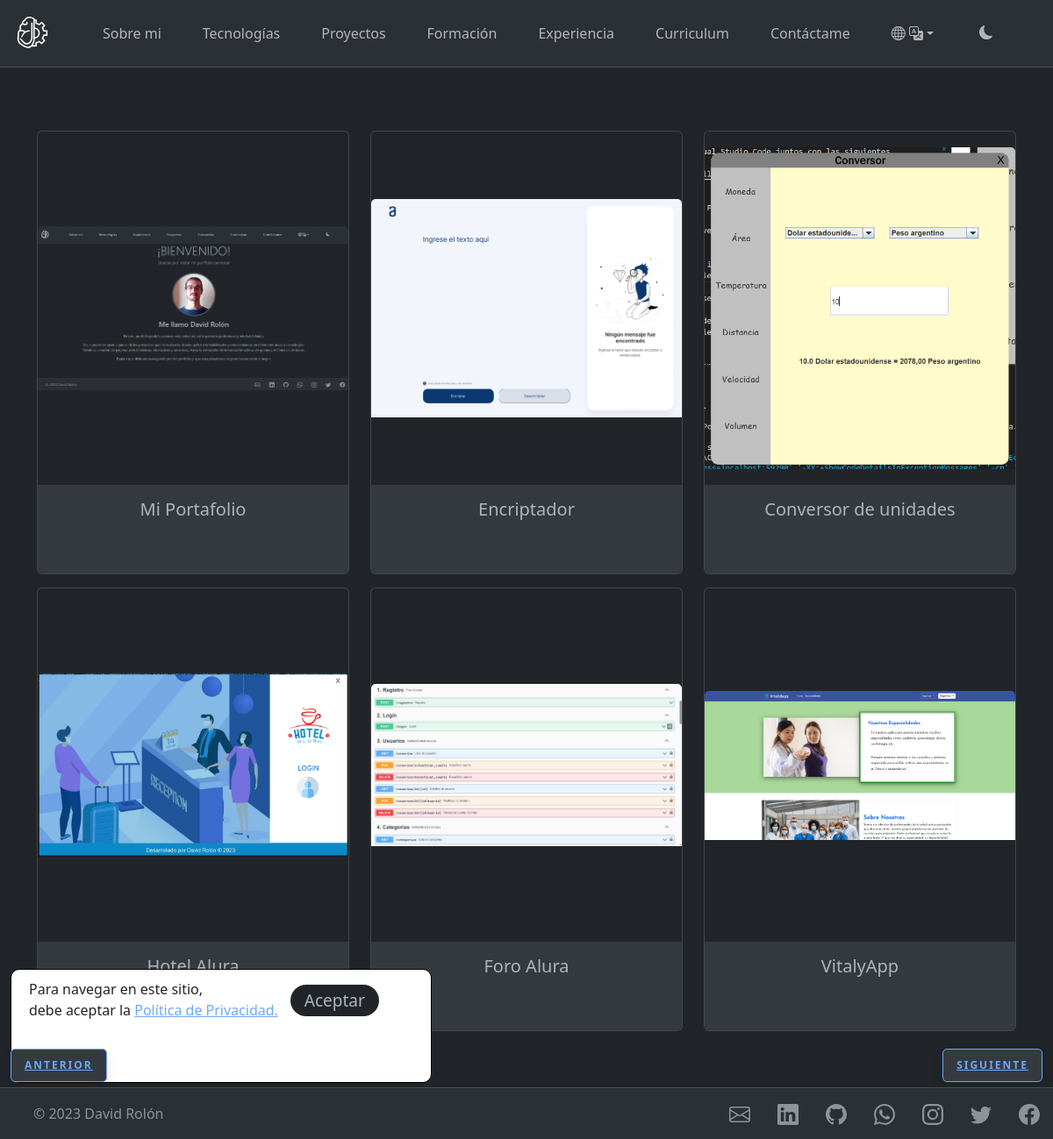
The app's page /projects with its own data.
### my_portfolio/models.py (models this page shows, shortened)
class Project(models.Model):
    name = models.CharField(max_length=32, unique=True)
    img_name = models.CharField(max_length=32)
    description = models.TextField(max_length=512)
    url_github = models.CharField(max_length=512, null=True, blank=True)
    url_demo = models.CharField(max_length=512, null=True, blank=True)
    tags = TaggableManager()

### my_portfolio/views.py (the view)
# urls.py: path('projects', views.projects, name="projects"),
def projects(request, template_name='my_portfolio/projects.html'):
    projects = all_row_model_to_dict(models.Project)
    for item in projects:
        item["tags"] = models.Project.objects.get(name=item["name"]).tags.names()
    context = {"projects": projects}
    return render(request, template_name, context=context)

### my_portfolio/auxiliar.py (called while the page is built)
def model_to_dict(model):
    new_dict = model.__dict__
    new_dict.pop("id")
    new_dict.pop("_state")
    return new_dict

def all_row_model_to_dict(model_class, order_by=None):
    if order_by:
        return [model_to_dict(model) for model in model_class.objects.all().order_by(order_by)]
    return [model_to_dict(model) for model in model_class.objects.all()]

### templates/my_portfolio/projects.html (shortened to what this page needs)
{% extends "./fragments/base.html" %}
{% load static %}
{% block adicional_style %}
<link rel="stylesheet" type="text/css" href='{% static "css/projects.css" %}'>
{% endblock %}
{% block main %}
<div class="container mt-4 py-5">
  <div class="row">
    {% for item in projects %}
    <div class="card-wrapper col-lg-4 col-md-6 col-xs-12">
      <div class="card text-center">
        <div class="card-img-wrapper">
          {% with 'img/projects/'|add:item.img_name as img_path %}
          <img class="card-img-top" src="{% static img_path %}" alt="Card image cap">
          {% endwith %}
        </div>
        <div class="card-body row justify-content-between">
          <h5 class="card-title">{{item.name}}</h5>
        </div>
      </div>
    </div>
    {% endfor %}
    <div class="d-flex justify-content-between">
      <a href="/tecnology" class="btn-anterior-flotante">Anterior</a>
      <a href="/education" class="btn-siguiente-flotante">Siguiente</a>
    </div>
  </div>
</div>
{% endblock %}

### static/css/base.css (style rules this page uses)
body { margin-bottom: 60px; }
.btn-siguiente-flotante { font-size: 12px; text-transform: uppercase; font-weight: bold; color: var(--bs-primary-text-emphasis); border-radius: 5px; letter-spacing: 2px; background-color: var(--bs-secondary-bg); padding: 9px 15px; position: fixed; bottom: 65px; right: 1%; transition: all 300ms ease 0ms; box-shadow: 0px 8px 15px rgba(0, 0, 0, 0.1); z-index: 99; border: 1px solid var(--bs-primary-text-emphasis); }
.btn-anterior-flotante { font-size: 12px; text-transform: uppercase; font-weight: bold; color: var(--bs-primary-text-emphasis); border-radius: 5px; letter-spacing: 2px; background-color: var(--bs-secondary-bg); padding: 9px 15px; position: fixed; bottom: 65px; left: 1%; transition: all 300ms ease 0ms; box-shadow: 0px 8px 15px rgba(0, 0, 0, 0.1); z-index: 99; border: 1px solid var(--bs-primary-text-emphasis); }

### static/css/projects.css (style rules this page uses)
:root { --timeline-badge-text-dark: #2B3035; --timeline-badge-bg-dark: #fff; --timeline-badge-text-light: #fff; --timeline-badge-bg-light: #6d8faf; }
.card-wrapper { margin-bottom: 15px; }
.card-img-top { object-fit: contain; }
.card { display: inline-block; position: relative; overflow: hidden; min-height: 500px; height: 100%; }
.card-img-wrapper { display: flex; align-items: center; justify-content: center; height: 80%; overflow: hidden; }
.card-img-wrapper img { transition: 1.5s ease; }
.card-body .card-title { margin-bottom: calc(50% + 20px); transition: 1.5s ease; }
.card-body { position: absolute; bottom: 0; left: 0; right: 0; height: 20%; background-color: var(--bs-secondary-bg); transition: 1.5s ease; }

### records on screen
Project: name "Mi Portafolio"
Project: name "Encriptador"
Project: name "Conversor de unidades"
Project: name "Hotel Alura"
Project: name "Foro Alura"
Project: name "VitalyApp"
